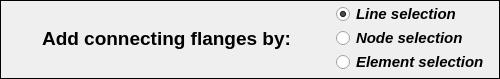
  <widget class="QFrame" name="top_frame">
   <property name="geometry">
    <rect>
     <x>0</x>
     <y>0</y>
     <width>500</width>
     <height>79</height>
    </rect>
   </property>
   <property name="minimumSize">
    <size>
     <width>500</width>
     <height>79</height>
    </size>
   </property>
   <property name="maximumSize">
    <size>
     <width>500</width>
     <height>79</height>
    </size>
   </property>
   <property name="frameShape">
    <enum>QFrame::Box</enum>
   </property>
   <property name="frameShadow">
    <enum>QFrame::Plain</enum>
   </property>
   <property name="lineWidth">
    <number>1</number>
   </property>
   <widget class="QLabel" name="label">
    <property name="geometry">
     <rect>
      <x>12</x>
      <y>8</y>
      <width>309</width>
      <height>61</height>
     </rect>
    </property>
    <property name="font">
     <font>
      <family>Arial</family>
      <pointsize>14</pointsize>
      <weight>75</weight>
      <italic>false</italic>
      <bold>true</bold>
     </font>
    </property>
    <property name="text">
     <string>&lt;html&gt;&lt;head/&gt;&lt;body&gt;&lt;p align=&quot;center&quot;&gt;Add connecting flanges by:&lt;/p&gt;&lt;/body&gt;&lt;/html&gt;</string>
    </property>
    <property name="textFormat">
     <enum>Qt::AutoText</enum>
    </property>
    <property name="alignment">
     <set>Qt::AlignCenter</set>
    </property>
   </widget>
   <widget class="QRadioButton" name="radioButton_line_selection">
    <property name="geometry">
     <rect>
      <x>336</x>
      <y>4</y>
      <width>155</width>
      <height>20</height>
     </rect>
    </property>
    <property name="minimumSize">
     <size>
      <width>155</width>
      <height>20</height>
     </size>
    </property>
    <property name="maximumSize">
     <size>
      <width>130</width>
      <height>20</height>
     </size>
    </property>
    <property name="font">
     <font>
      <family>Arial</family>
      <pointsize>11</pointsize>
      <weight>75</weight>
      <italic>true</italic>
      <bold>true</bold>
      <stylestrategy>PreferAntialias</stylestrategy>
     </font>
    </property>
    <property name="focusPolicy">
     <enum>Qt::ClickFocus</enum>
    </property>
    <property name="text">
     <string>Line selection</string>
    </property>
    <property name="checked">
     <bool>true</bool>
    </property>
    <attribute name="buttonGroup">
     <string notr="true">buttonGroup</string>
    </attribute>
   </widget>
   <widget class="QRadioButton" name="radioButton_element_selection">
    <property name="geometry">
     <rect>
      <x>336</x>
      <y>52</y>
      <width>155</width>
      <height>20</height>
     </rect>
    </property>
    <property name="minimumSize">
     <size>
      <width>155</width>
      <height>20</height>
     </size>
    </property>
    <property name="maximumSize">
     <size>
      <width>155</width>
      <height>20</height>
     </size>
    </property>
    <property name="font">
     <font>
      <family>Arial</family>
      <pointsize>11</pointsize>
      <weight>75</weight>
      <italic>true</italic>
      <bold>true</bold>
      <stylestrategy>PreferAntialias</stylestrategy>
     </font>
    </property>
    <property name="focusPolicy">
     <enum>Qt::ClickFocus</enum>
    </property>
    <property name="text">
     <string>Element selection</string>
    </property>
    <property name="checked">
     <bool>false</bool>
    </property>
    <attribute name="buttonGroup">
     <string notr="true">buttonGroup</string>
    </attribute>
   </widget>
   <widget class="QRadioButton" name="radioButton_node_selection">
    <property name="geometry">
     <rect>
      <x>336</x>
      <y>28</y>
      <width>155</width>
      <height>20</height>
     </rect>
    </property>
    <property name="minimumSize">
     <size>
      <width>155</width>
      <height>20</height>
     </size>
    </property>
    <property name="maximumSize">
     <size>
      <width>130</width>
      <height>20</height>
     </size>
    </property>
    <property name="font">
     <font>
      <family>Arial</family>
      <pointsize>11</pointsize>
      <weight>75</weight>
      <italic>true</italic>
      <bold>true</bold>
      <stylestrategy>PreferAntialias</stylestrategy>
     </font>
    </property>
    <property name="focusPolicy">
     <enum>Qt::ClickFocus</enum>
    </property>
    <property name="text">
     <string>Node selection</string>
    </property>
    <property name="checked">
     <bool>false</bool>
    </property>
    <attribute name="buttonGroup">
     <string notr="true">buttonGroup</string>
    </attribute>
   </widget>
  </widget>
